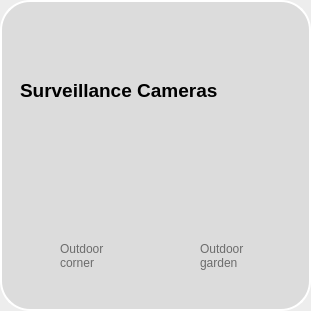
     <widget class="QFrame" name="frame_42">
      <property name="geometry">
       <rect>
        <x>1450</x>
        <y>490</y>
        <width>311</width>
        <height>311</height>
       </rect>
      </property>
      <property name="styleSheet">
       <string notr="true">QFrame{
background-color: qlineargradient(spread:pad, x1:0.98, y1:0.471364, x2:1, y2:0.472, stop:1 rgba(0, 0, 0, 18));
border-style: outset;
border-color:#FFF;
border-width:2px;
border-radius:30px;

}</string>
      </property>
      <property name="frameShape">
       <enum>QFrame::StyledPanel</enum>
      </property>
      <property name="frameShadow">
       <enum>QFrame::Raised</enum>
      </property>
      <widget class="QFrame" name="frame_43">
       <property name="geometry">
        <rect>
         <x>10</x>
         <y>-20</y>
         <width>421</width>
         <height>341</height>
        </rect>
       </property>
       <property name="styleSheet">
        <string notr="true">border:none;
background:none;</string>
       </property>
       <property name="frameShape">
        <enum>QFrame::StyledPanel</enum>
       </property>
       <property name="frameShadow">
        <enum>QFrame::Raised</enum>
       </property>
       <widget class="QFrame" name="frame_44">
        <property name="geometry">
         <rect>
          <x>10</x>
          <y>30</y>
          <width>61</width>
          <height>61</height>
         </rect>
        </property>
        <property name="styleSheet">
         <string notr="true">background-image: url(:/newPrefix/icon/icons8-eye-64.png);
border:none;
background-color:none;</string>
        </property>
        <property name="frameShape">
         <enum>QFrame::StyledPanel</enum>
        </property>
        <property name="frameShadow">
         <enum>QFrame::Raised</enum>
        </property>
       </widget>
       <widget class="QFrame" name="frame_45">
        <property name="geometry">
         <rect>
          <x>20</x>
          <y>150</y>
          <width>111</width>
          <height>151</height>
         </rect>
        </property>
        <property name="styleSheet">
         <string notr="true">QFrame{
background-color:none;

}
QFrame:hover{

background-color:rgb(48,57,66);



}</string>
        </property>
        <property name="frameShape">
         <enum>QFrame::StyledPanel</enum>
        </property>
        <property name="frameShadow">
         <enum>QFrame::Raised</enum>
        </property>
        <widget class="QLabel" name="label_25">
         <property name="geometry">
          <rect>
           <x>30</x>
           <y>10</y>
           <width>51</width>
           <height>61</height>
          </rect>
         </property>
         <property name="styleSheet">
          <string notr="true">background:none;
background-image: url(:/newPrefix/icon/icons8-camera-64.png);
border:none;
</string>
         </property>
         <property name="text">
          <string/>
         </property>
        </widget>
        <widget class="QLabel" name="airdevice_11">
         <property name="geometry">
          <rect>
           <x>30</x>
           <y>100</y>
           <width>71</width>
           <height>51</height>
          </rect>
         </property>
         <property name="sizePolicy">
          <sizepolicy hsizetype="Preferred" vsizetype="Preferred">
           <horstretch>0</horstretch>
           <verstretch>0</verstretch>
          </sizepolicy>
         </property>
         <property name="contextMenuPolicy">
          <enum>Qt::DefaultContextMenu</enum>
         </property>
         <property name="styleSheet">
          <string notr="true">background-color:none;
font: 75 10pt &quot;Segoe UI Historic&quot;;
border:none;
color: rgb(108, 108, 108);</string>
         </property>
         <property name="text">
          <string>Outdoor corner</string>
         </property>
         <property name="scaledContents">
          <bool>false</bool>
         </property>
         <property name="wordWrap">
          <bool>true</bool>
         </property>
        </widget>
       </widget>
       <widget class="QFrame" name="frame_46">
        <property name="geometry">
         <rect>
          <x>160</x>
          <y>150</y>
          <width>111</width>
          <height>151</height>
         </rect>
        </property>
        <property name="styleSheet">
         <string notr="true">QFrame{
background-color:none;

}
QFrame:hover{

background-color:rgb(48,57,66);



}</string>
        </property>
        <property name="frameShape">
         <enum>QFrame::StyledPanel</enum>
        </property>
        <property name="frameShadow">
         <enum>QFrame::Raised</enum>
        </property>
        <widget class="QLabel" name="airdevice_12">
         <property name="geometry">
          <rect>
           <x>30</x>
           <y>100</y>
           <width>71</width>
           <height>51</height>
          </rect>
         </property>
         <property name="sizePolicy">
          <sizepolicy hsizetype="Preferred" vsizetype="Preferred">
           <horstretch>0</horstretch>
           <verstretch>0</verstretch>
          </sizepolicy>
         </property>
         <property name="contextMenuPolicy">
          <enum>Qt::DefaultContextMenu</enum>
         </property>
         <property name="styleSheet">
          <string notr="true">background-color:none;
font: 75 10pt &quot;Segoe UI Historic&quot;;
border:none;
color: rgb(108, 108, 108);</string>
         </property>
         <property name="text">
          <string>Outdoor garden</string>
         </property>
         <property name="scaledContents">
          <bool>false</bool>
         </property>
         <property name="wordWrap">
          <bool>true</bool>
         </property>
        </widget>
       </widget>
       <widget class="QLabel" name="label_27">
        <property name="geometry">
         <rect>
          <x>10</x>
          <y>90</y>
          <width>241</width>
          <height>41</height>
         </rect>
        </property>
        <property name="font">
         <font>
          <family>Segoe UI Historic</family>
          <pointsize>14</pointsize>
          <weight>99</weight>
          <italic>false</italic>
          <bold>true</bold>
         </font>
        </property>
        <property name="styleSheet">
         <string notr="true">background-color:none;
font: 75 14pt &quot;Segoe UI Historic&quot;;
border:none;
font-weight:800;
color: rgb(0, 0, 0);
</string>
        </property>
        <property name="text">
         <string>Surveillance Cameras</string>
        </property>
       </widget>
      </widget>
     </widget>
